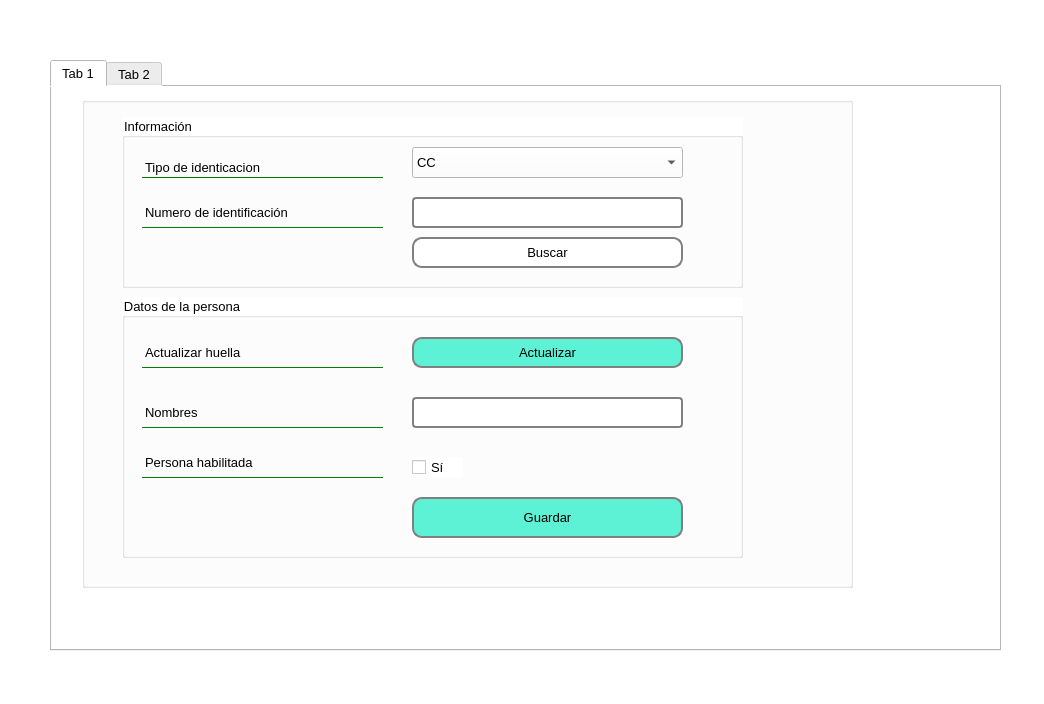
<?xml version="1.0" encoding="UTF-8"?>
<ui version="4.0">
 <class>Dialog</class>
 <widget class="QDialog" name="Dialog">
  <property name="geometry">
   <rect>
    <x>0</x>
    <y>0</y>
    <width>1044</width>
    <height>704</height>
   </rect>
  </property>
  <property name="windowTitle">
   <string>Dialog</string>
  </property>
  <property name="styleSheet">
   <string notr="true">*{
background:rgb(255, 255, 255);

  font-size: 13px;

}
QLabel,QRadioButton{
background:transparent;
border:none;
border-bottom: 1px solid green;

}
QLineEdit,QPushButton,BComboBox{
border-radius: 4px;
border: 2px solid gray;

}



</string>
  </property>
  <widget class="QTabWidget" name="tabWidget">
   <property name="geometry">
    <rect>
     <x>50</x>
     <y>60</y>
     <width>951</width>
     <height>591</height>
    </rect>
   </property>
   <property name="currentIndex">
    <number>0</number>
   </property>
   <widget class="QWidget" name="tab">
    <attribute name="title">
     <string>Tab 1</string>
    </attribute>
    <widget class="QGroupBox" name="group_box_finger_print">
     <property name="geometry">
      <rect>
       <x>30</x>
       <y>10</y>
       <width>771</width>
       <height>491</height>
      </rect>
     </property>
     <property name="styleSheet">
      <string notr="true"/>
     </property>
     <property name="title">
      <string/>
     </property>
     <widget class="QGroupBox" name="group_box_information">
      <property name="geometry">
       <rect>
        <x>40</x>
        <y>20</y>
        <width>621</width>
        <height>171</height>
       </rect>
      </property>
      <property name="minimumSize">
       <size>
        <width>621</width>
        <height>0</height>
       </size>
      </property>
      <property name="title">
       <string>Información</string>
      </property>
      <widget class="QComboBox" name="combo_box_identification_type">
       <property name="geometry">
        <rect>
         <x>290</x>
         <y>30</y>
         <width>271</width>
         <height>31</height>
        </rect>
       </property>
       <item>
        <property name="text">
         <string>CC</string>
        </property>
       </item>
       <item>
        <property name="text">
         <string>DNI</string>
        </property>
       </item>
       <item>
        <property name="text">
         <string>TI</string>
        </property>
       </item>
      </widget>
      <widget class="QLabel" name="label_identification_type">
       <property name="geometry">
        <rect>
         <x>20</x>
         <y>40</y>
         <width>241</width>
         <height>21</height>
        </rect>
       </property>
       <property name="text">
        <string>Tipo de identicacion</string>
       </property>
      </widget>
      <widget class="QLabel" name="label_identification_value">
       <property name="geometry">
        <rect>
         <x>20</x>
         <y>80</y>
         <width>241</width>
         <height>31</height>
        </rect>
       </property>
       <property name="text">
        <string>Numero de identificación</string>
       </property>
      </widget>
      <widget class="QLineEdit" name="line_edit_identification">
       <property name="geometry">
        <rect>
         <x>290</x>
         <y>80</y>
         <width>271</width>
         <height>31</height>
        </rect>
       </property>
      </widget>
      <widget class="QPushButton" name="push_button_search">
       <property name="geometry">
        <rect>
         <x>290</x>
         <y>120</y>
         <width>271</width>
         <height>31</height>
        </rect>
       </property>
       <property name="styleSheet">
        <string notr="true">
border-radius: 10px;
</string>
       </property>
       <property name="text">
        <string>Buscar</string>
       </property>
      </widget>
     </widget>
     <widget class="QGroupBox" name="group_box_people">
      <property name="geometry">
       <rect>
        <x>40</x>
        <y>200</y>
        <width>621</width>
        <height>261</height>
       </rect>
      </property>
      <property name="styleSheet">
       <string notr="true">QPushButton{
background: rgb(93, 242, 214);
}</string>
      </property>
      <property name="title">
       <string>Datos de la persona</string>
      </property>
      <widget class="QPushButton" name="pushButtonGuardarCambios">
       <property name="geometry">
        <rect>
         <x>290</x>
         <y>200</y>
         <width>271</width>
         <height>41</height>
        </rect>
       </property>
       <property name="styleSheet">
        <string notr="true">
border-radius: 10px;

</string>
       </property>
       <property name="text">
        <string>Guardar</string>
       </property>
      </widget>
      <widget class="QLabel" name="label_persona_habilitada">
       <property name="geometry">
        <rect>
         <x>20</x>
         <y>150</y>
         <width>241</width>
         <height>31</height>
        </rect>
       </property>
       <property name="text">
        <string>Persona habilitada</string>
       </property>
      </widget>
      <widget class="QCheckBox" name="checkBoxDesactivarPersona">
       <property name="geometry">
        <rect>
         <x>290</x>
         <y>160</y>
         <width>51</width>
         <height>20</height>
        </rect>
       </property>
       <property name="text">
        <string>Sí</string>
       </property>
      </widget>
      <widget class="QLabel" name="label_actualizarHuella">
       <property name="geometry">
        <rect>
         <x>20</x>
         <y>40</y>
         <width>241</width>
         <height>31</height>
        </rect>
       </property>
       <property name="text">
        <string>Actualizar huella</string>
       </property>
      </widget>
      <widget class="QPushButton" name="push_button_fingerprint">
       <property name="geometry">
        <rect>
         <x>290</x>
         <y>40</y>
         <width>271</width>
         <height>31</height>
        </rect>
       </property>
       <property name="styleSheet">
        <string notr="true">
border-radius: 10px;
</string>
       </property>
       <property name="text">
        <string>Actualizar</string>
       </property>
      </widget>
      <widget class="QLabel" name="label_name">
       <property name="geometry">
        <rect>
         <x>20</x>
         <y>100</y>
         <width>241</width>
         <height>31</height>
        </rect>
       </property>
       <property name="text">
        <string>Nombres </string>
       </property>
      </widget>
      <widget class="QLineEdit" name="line_edit_person_name">
       <property name="enabled">
        <bool>false</bool>
       </property>
       <property name="geometry">
        <rect>
         <x>290</x>
         <y>100</y>
         <width>271</width>
         <height>31</height>
        </rect>
       </property>
      </widget>
     </widget>
    </widget>
   </widget>
   <widget class="QWidget" name="tab_2">
    <attribute name="title">
     <string>Tab 2</string>
    </attribute>
   </widget>
  </widget>
 </widget>
 <resources/>
 <connections/>
</ui>
